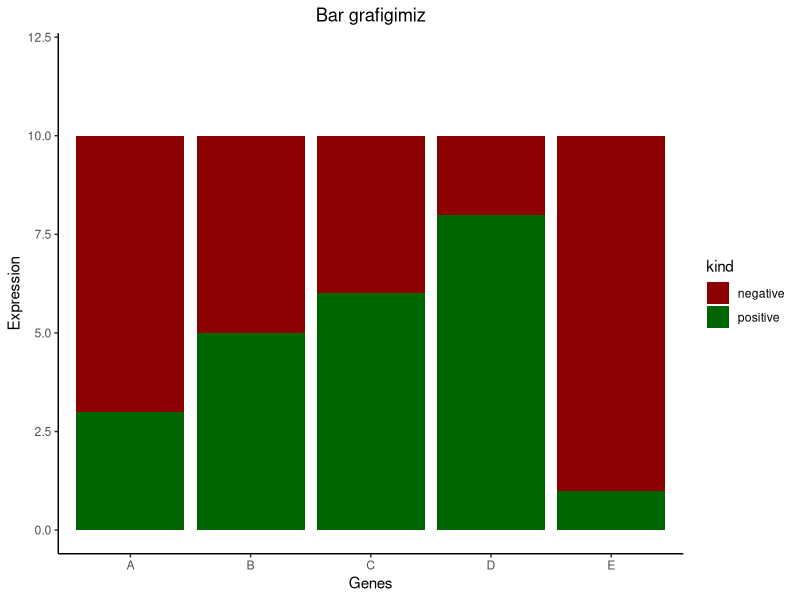

Generate this figure with R:

#------------------------ Merhaba Yazilim -------------------------------#

#----------------------- Hasan Can Demirci ------------------------------#



## Histogram | Bar grafik | Bar graph | sütun grafigi 

library(ggplot2)
library(readxl)
library(dplyr)
library(tidyr)

data <- read_xlsx("bar_abone_istegi.xlsx")

colnames(data)


data1 <- data %>% 
  pivot_longer(
    cols = c("positive" ,"negative") ,
    names_to = "kind",
    values_to = "expression"
    
  )


ggplot(data1, aes(x=gene , y=expression)) +
  geom_bar(stat = "identity", position = "stack", aes(fill=kind))+
  ylim(0,12) +
  scale_fill_manual(values = c("negative" = "darkred", "positive"= "darkgreen"))+
  ggtitle("Bar grafigimiz") +
  theme(
    panel.background = element_blank(),
    panel.grid = element_blank(),
    axis.line = element_line(),
    plot.title = element_text(hjust = 0.5)) +
  labs(x= "Genes", y="Expression")

#geom_text() isterseniz yüzdelikleri yazabilirsiniz
  

